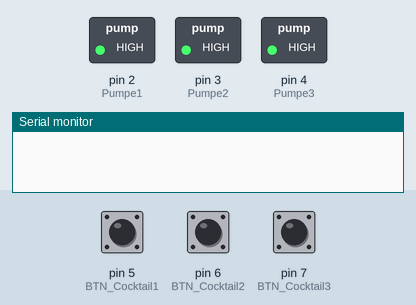
A sketch run on a simulated Arduino Nano, built with avr-gcc and run on an emulated ATmega328P. Parts: switched loads named in the sketch (green lamp = pin HIGH), the last lines printed to the serial monitor. The test bench sets the inputs (shaded band); at power-on: pin 5 (BTN_Cocktail1) HIGH, pin 6 (BTN_Cocktail2) HIGH, pin 7 (BTN_Cocktail3) HIGH.

Above: at 1.2 s.
1.3 s: pin 5 (BTN_Cocktail1) pulled LOW for 0.15 s
At 1.9 s:
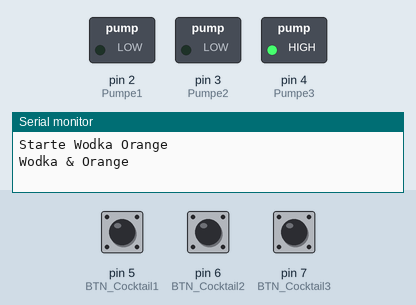
At 11.9 s:
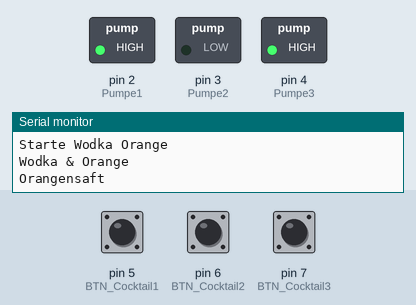
Timing chart, 0 to 12.8 s (numbered marks = the images above; inputs shaded):
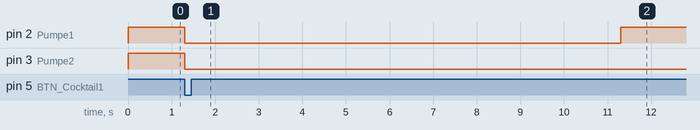

Measured:
- after the input at 1.3 s, pin 2 (Pumpe1): HIGH → LOW at once, → HIGH 10.0 s later; pin 3 (Pumpe2): HIGH → LOW at once

The sketch:

Cocktail_Machine_V0.11.ino
```cpp
/*
Project:  Output send over MQTT with ESP8266 / NodeMCU
Author:   Thomas Edlinger for www.edistechlab.com
Date:     Created 19.04.2020
Version:  V0.11

Required Board (Tools -> Board -> Boards Manager...)
 - Board: Arduino Nano
*/

const int Pumpe1 = 2;
const int Pumpe2 = 3;
const int Pumpe3 = 4;

//Getränke
const int Wodka = Pumpe1;
const int Orangensaft = Pumpe2;
const int Whisky = Pumpe3;


const int BTN_Cocktail1 = 5;
const int BTN_Cocktail2 = 6;
const int BTN_Cocktail3 = 7;

const int Pumpleistung = 0.56; //0.56s für 1ml
int Menge=0;

void setup() {
  Serial.begin(115200);
  pinMode(Pumpe1, OUTPUT);
  pinMode(Pumpe2, OUTPUT);
  pinMode(Pumpe3, OUTPUT);

  pinMode(BTN_Cocktail1, INPUT);
  pinMode(BTN_Cocktail2, INPUT);
  pinMode(BTN_Cocktail3, INPUT);

  digitalWrite(Pumpe1, HIGH);
  digitalWrite(Pumpe2, HIGH);
  digitalWrite(Pumpe3, HIGH);
}

void loop() {
  int Btn1 = digitalRead(BTN_Cocktail1);
  int Btn2 = digitalRead(BTN_Cocktail2);
  int Btn3 = digitalRead(BTN_Cocktail3);

  //Wodka Orangensaft
  if (Btn1 == LOW) {
    Serial.println ("Starte Wodka Orange");
    digitalWrite(Wodka, LOW);
    digitalWrite(Orangensaft, LOW);
    Serial.println ("Wodka & Orange ");
    delay(10000);
    digitalWrite(Wodka, HIGH);
    digitalWrite(Orangensaft, LOW);
    Serial.println ("Orangensaft ");
    delay(25000);
    digitalWrite(Orangensaft, HIGH);
  } else {
    digitalWrite(Pumpe1, HIGH);
    digitalWrite(Pumpe2, HIGH);
    digitalWrite(Pumpe3, HIGH);
  }

  //Whisky Orangensaft
  if (Btn2 == LOW) {
    Serial.println ("Starte Whisky Orange");
    digitalWrite(Whisky, LOW);
    digitalWrite(Orangensaft, LOW);
    Serial.println ("Wodka & Orange ");
    delay(10000);
    digitalWrite(Whisky, HIGH);
    digitalWrite(Orangensaft, LOW);
    Serial.println ("Orangensaft ");
    delay(25000);
    digitalWrite(Orangensaft, HIGH);
  } else {
    digitalWrite(Pumpe1, HIGH);
    digitalWrite(Pumpe2, HIGH);
    digitalWrite(Pumpe3, HIGH);
  }

  //Whisky pur
  if (Btn3 == LOW) {
    Serial.println ("Starte Whisky pur");
    digitalWrite(Whisky, LOW);
    delay(10000);
    digitalWrite(Whisky, HIGH);
   } else {
    digitalWrite(Pumpe1, HIGH);
    digitalWrite(Pumpe2, HIGH);
    digitalWrite(Pumpe3, HIGH);
  }

}
```
